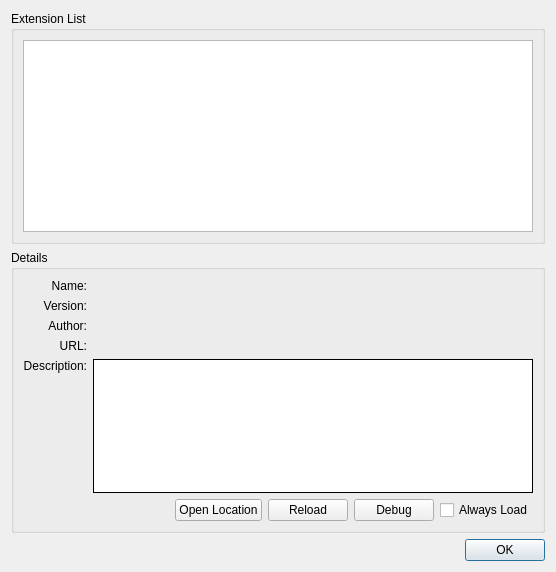
<?xml version="1.0" encoding="UTF-8"?>
<ui version="4.0">
 <class>ExtensionManager</class>
 <widget class="QDialog" name="ExtensionManager">
  <property name="geometry">
   <rect>
    <x>0</x>
    <y>0</y>
    <width>556</width>
    <height>572</height>
   </rect>
  </property>
  <property name="minimumSize">
   <size>
    <width>400</width>
    <height>0</height>
   </size>
  </property>
  <property name="windowTitle">
   <string>Extension Manager</string>
  </property>
  <property name="modal">
   <bool>true</bool>
  </property>
  <layout class="QVBoxLayout" name="verticalLayout">
   <item>
    <widget class="QGroupBox" name="groupBox">
     <property name="sizePolicy">
      <sizepolicy hsizetype="Preferred" vsizetype="MinimumExpanding">
       <horstretch>0</horstretch>
       <verstretch>0</verstretch>
      </sizepolicy>
     </property>
     <property name="title">
      <string>Extension List</string>
     </property>
     <layout class="QHBoxLayout" name="horizontalLayout">
      <item>
       <widget class="RDTreeWidget" name="extensions">
        <property name="editTriggers">
         <set>QAbstractItemView::NoEditTriggers</set>
        </property>
        <property name="indentation">
         <number>0</number>
        </property>
        <property name="rootIsDecorated">
         <bool>false</bool>
        </property>
       </widget>
      </item>
     </layout>
    </widget>
   </item>
   <item>
    <widget class="QGroupBox" name="groupBox_2">
     <property name="title">
      <string>Details</string>
     </property>
     <layout class="QGridLayout" name="gridLayout">
      <item row="1" column="0">
       <widget class="QLabel" name="label">
        <property name="text">
         <string>Name:</string>
        </property>
        <property name="alignment">
         <set>Qt::AlignRight|Qt::AlignTop|Qt::AlignTrailing</set>
        </property>
       </widget>
      </item>
      <item row="1" column="1">
       <widget class="QLabel" name="name">
        <property name="text">
         <string/>
        </property>
       </widget>
      </item>
      <item row="3" column="0">
       <widget class="QLabel" name="label_3">
        <property name="text">
         <string>Version:</string>
        </property>
        <property name="alignment">
         <set>Qt::AlignRight|Qt::AlignTop|Qt::AlignTrailing</set>
        </property>
       </widget>
      </item>
      <item row="3" column="1">
       <widget class="QLabel" name="version">
        <property name="sizePolicy">
         <sizepolicy hsizetype="MinimumExpanding" vsizetype="Preferred">
          <horstretch>0</horstretch>
          <verstretch>0</verstretch>
         </sizepolicy>
        </property>
        <property name="text">
         <string/>
        </property>
       </widget>
      </item>
      <item row="4" column="0">
       <widget class="QLabel" name="label_5">
        <property name="text">
         <string>Author:</string>
        </property>
        <property name="alignment">
         <set>Qt::AlignRight|Qt::AlignTop|Qt::AlignTrailing</set>
        </property>
       </widget>
      </item>
      <item row="4" column="1">
       <widget class="QLabel" name="author">
        <property name="text">
         <string/>
        </property>
        <property name="openExternalLinks">
         <bool>true</bool>
        </property>
       </widget>
      </item>
      <item row="5" column="0">
       <widget class="QLabel" name="label_7">
        <property name="text">
         <string>URL:</string>
        </property>
        <property name="alignment">
         <set>Qt::AlignRight|Qt::AlignTop|Qt::AlignTrailing</set>
        </property>
       </widget>
      </item>
      <item row="5" column="1">
       <widget class="QLabel" name="URL">
        <property name="text">
         <string/>
        </property>
        <property name="openExternalLinks">
         <bool>true</bool>
        </property>
       </widget>
      </item>
      <item row="6" column="0">
       <widget class="QLabel" name="label_2">
        <property name="text">
         <string>Description:</string>
        </property>
        <property name="alignment">
         <set>Qt::AlignRight|Qt::AlignTop|Qt::AlignTrailing</set>
        </property>
       </widget>
      </item>
      <item row="6" column="1">
       <widget class="QTextEdit" name="description">
        <property name="frameShape">
         <enum>QFrame::Panel</enum>
        </property>
        <property name="frameShadow">
         <enum>QFrame::Plain</enum>
        </property>
        <property name="readOnly">
         <bool>true</bool>
        </property>
        <property name="textInteractionFlags">
         <set>Qt::NoTextInteraction</set>
        </property>
       </widget>
      </item>
      <item row="7" column="0" colspan="2">
       <layout class="QHBoxLayout" name="horizontalLayout_2">
        <property name="leftMargin">
         <number>0</number>
        </property>
        <property name="topMargin">
         <number>0</number>
        </property>
        <property name="rightMargin">
         <number>0</number>
        </property>
        <property name="bottomMargin">
         <number>0</number>
        </property>
        <item>
         <spacer name="horizontalSpacer">
          <property name="orientation">
           <enum>Qt::Horizontal</enum>
          </property>
          <property name="sizeHint" stdset="0">
           <size>
            <width>40</width>
            <height>20</height>
           </size>
          </property>
         </spacer>
        </item>
        <item>
         <layout class="QHBoxLayout" name="extensionButtonsLayout">
          <property name="leftMargin">
           <number>0</number>
          </property>
          <item>
           <spacer name="horizontalSpacer2">
            <property name="orientation">
             <enum>Qt::Horizontal</enum>
            </property>
            <property name="sizeHint" stdset="0">
             <size>
              <width>40</width>
              <height>20</height>
             </size>
            </property>
           </spacer>
          </item>
          <item>
           <widget class="QPushButton" name="openLocation">
            <property name="text">
             <string>Open Location</string>
            </property>
           </widget>
          </item>
          <item>
           <widget class="QPushButton" name="reload">
            <property name="text">
             <string>Reload</string>
            </property>
           </widget>
          </item>
          <item>
           <widget class="QPushButton" name="debug">
            <property name="text">
             <string>Debug</string>
            </property>
           </widget>
          </item>
          <item>
           <widget class="QCheckBox" name="alwaysLoad">
            <property name="text">
             <string>Always Load</string>
            </property>
           </widget>
          </item>
         </layout>
        </item>
       </layout>
      </item>
     </layout>
    </widget>
   </item>
   <item>
    <widget class="QDialogButtonBox" name="buttonBox">
     <property name="standardButtons">
      <set>QDialogButtonBox::Ok</set>
     </property>
    </widget>
   </item>
  </layout>
 </widget>
 <customwidgets>
  <customwidget>
   <class>RDTreeWidget</class>
   <extends>QTreeView</extends>
   <header>Widgets/Extended/RDTreeWidget.h</header>
  </customwidget>
 </customwidgets>
 <resources/>
 <connections/>
</ui>
